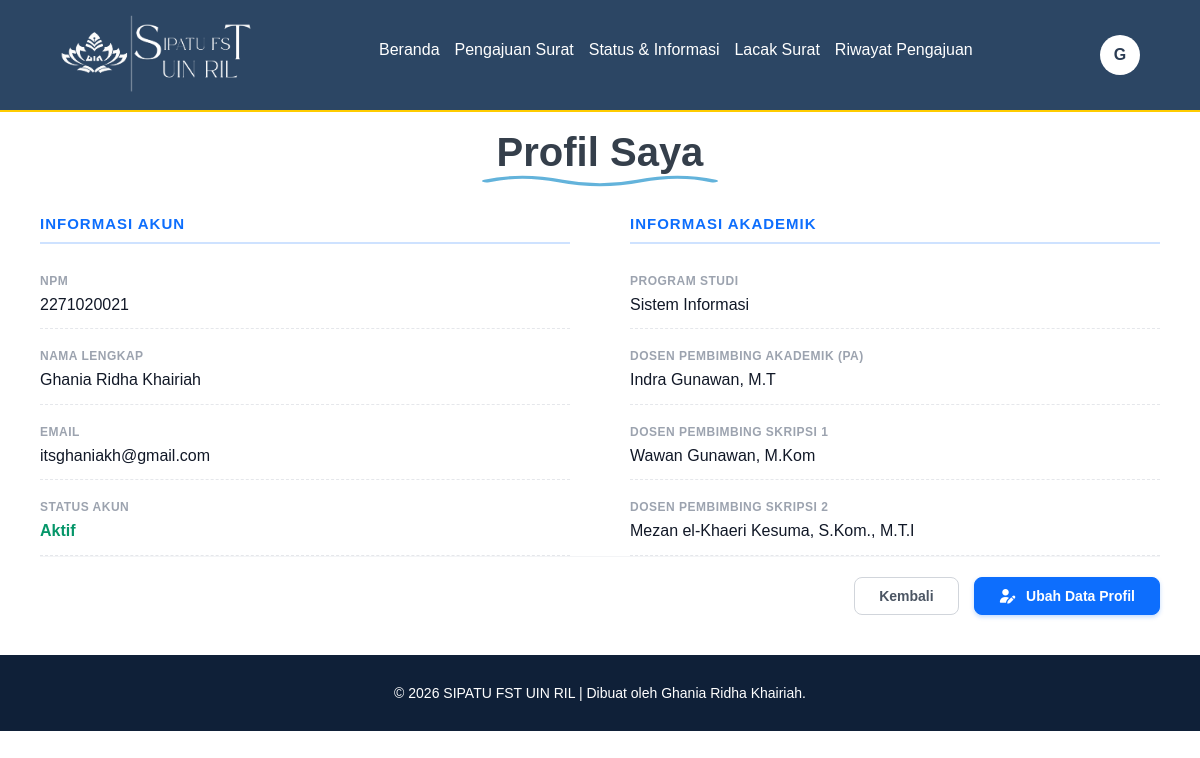
Screenshot of /mhs_profile.php (signed in) with the database file from the repository.
### tables this page shows
CREATE TABLE `mahasiswa` (
  `id_mhs` int(11) NOT NULL,
  `npm` varchar(15) NOT NULL,
  `nama_mhs` varchar(100) NOT NULL,
  `password` varchar(255) NOT NULL,
  `email` varchar(100) NOT NULL,
  `id_prodi` int(11) DEFAULT NULL,
  `status` tinyint(1) DEFAULT 0,
  `id_pa` int(11) DEFAULT NULL,
  `id_pb1` int(11) DEFAULT NULL,
  `id_pb2` int(11) DEFAULT NULL
);

CREATE TABLE `prodi` (
  `id_prodi` int(11) NOT NULL,
  `nama_prodi` varchar(100) NOT NULL
);

CREATE TABLE `dosen` (
  `id_dosen` int(11) NOT NULL,
  `nip` varchar(25) NOT NULL,
  `nama_dosen` varchar(100) NOT NULL,
  `password` varchar(255) NOT NULL,
  `jabatan` varchar(50) NOT NULL,
  `role_akses` varchar(20) NOT NULL,
  `kode_ttd_qr` varchar(100) NOT NULL
);

### mhs_profile.php (the view, shortened to what this page needs)
<?php
include "koneksi.php";
$npm_login = $_SESSION['nama'];
$query_profil = "
    SELECT
        m.npm,
        m.nama_mhs,
        m.email,
        m.status,
        p.nama_prodi,
        d_pa.nama_dosen AS nama_pa,
        d_pb1.nama_dosen AS nama_pb1,
        d_pb2.nama_dosen AS nama_pb2
    FROM mahasiswa m
    LEFT JOIN prodi p ON m.id_prodi = p.id_prodi
    LEFT JOIN dosen d_pa ON m.id_pa = d_pa.id_dosen
    LEFT JOIN dosen d_pb1 ON m.id_pb1 = d_pb1.id_dosen
    LEFT JOIN dosen d_pb2 ON m.id_pb2 = d_pb2.id_dosen
    WHERE m.npm = '$npm_login'
";
$result = mysqli_query($koneksi, $query_profil);
$data = mysqli_fetch_assoc($result);
$teks_status = ($data['status'] == 1) ? 'Aktif' : 'Menunggu / Nonaktif';
$teks_prodi  = $data['nama_prodi'] ?? 'Belum Diatur';
$teks_pa     = $data['nama_pa'] ?? 'Belum Ditentukan';
$teks_pb1    = $data['nama_pb1'] ?? 'Belum Ada';
$teks_pb2    = $data['nama_pb2'] ?? 'Belum Ada';
?>
<!DOCTYPE html>
<html lang="en">
<head>
    <link rel="stylesheet" href="style.css?v=<?= time(); ?>">
    <link rel="stylesheet" href="https://cdnjs.cloudflare.com/ajax/libs/font-awesome/7.0.1/css/all.min.css">
</head>
<body>
    <nav class="navbar">
        <a href="#" class="navbar-logo">
            <img src="images/logo2.png" alt="navbar-logo">
        </a>
        <div class="navbar-nav">
            <a href="mhs_beranda.php#home">Beranda</a>
            <a href="mhs_beranda.php#services">Pengajuan Surat</a>
            <a href="mhs_beranda.php#status-info">Status & Informasi</a>
            <a href="mhs_lacak.php">Lacak Surat</a>
            <a href="mhs_riwayat.php">Riwayat Pengajuan</a>
        </div>
        <div class="navbar-extra">
            <div class="user-menu-container">
                <?php
                $namaLengkap = isset($_SESSION['nama_lengkap']) ? $_SESSION['nama_lengkap'] : 'Pengguna';
                $inisial = '';
                $namaParts = explode(' ', $namaLengkap);
                if (!empty($namaParts)) {
                    $inisial = strtoupper(substr($namaParts[0], 0, 1));
                }
                ?>
                <button id="user-btn" class="user-btn">
                    <span class="avatar-inisial"><?= htmlspecialchars($inisial) ?></span>
                </button>
            </div>
        </div>
    </nav>
    <section id="daftar-surat" class="daftar-surat">
        <div class="daftar-surat-header">
            <h2>Profil Saya</h2>
        </div>
        <div class="form-wrapper">
            <div class="profile-grid-layout">
                <div class="profile-column">
                    <div class="form-section-title">Informasi Akun</div>
                    <div class="data-group">
                        <label>NPM</label>
                        <p class="data-value"><?= htmlspecialchars($data['npm'] ?? '-'); ?></p>
                    </div>
                    <div class="data-group">
                        <label>Nama Lengkap</label>
                        <p class="data-value"><?= htmlspecialchars($data['nama_mhs'] ?? '-'); ?></p>
                    </div>
                    <div class="data-group">
                        <label>Email</label>
                        <p class="data-value"><?= htmlspecialchars($data['email'] ?? '-'); ?></p>
                    </div>
                    <div class="data-group">
                        <label>Status Akun</label>
                        <p class="data-value status-text"><?= $teks_status; ?></p>
                    </div>
                </div>
                <div class="profile-column">
                    <div class="form-section-title">Informasi Akademik</div>
                    <div class="data-group">
                        <label>Program Studi</label>
                        <p class="data-value"><?= htmlspecialchars($teks_prodi); ?></p>
                    </div>
                    <div class="data-group">
                        <label>Dosen Pembimbing Akademik (PA)</label>
                        <p class="data-value"><?= htmlspecialchars($teks_pa); ?></p>
                    </div>
                    <div class="data-group">
                        <label>Dosen Pembimbing Skripsi 1</label>
                        <p class="data-value"><?= htmlspecialchars($teks_pb1); ?></p>
                    </div>
                    <div class="data-group">
                        <label>Dosen Pembimbing Skripsi 2</label>
                        <p class="data-value"><?= htmlspecialchars($teks_pb2); ?></p>
                    </div>
                </div>
            </div>
            <div class="profile-action-bar">
                <a href="mhs_beranda.php" class="btn-secondary">Kembali</a>
                <a href="mhs_edit_profile.php" class="btn-primary">
                    <i class="fa-solid fa-user-pen"></i> Ubah Data Profil
                </a>
            </div>
        </div>
    </section>
    <footer class="footer-form-minimal">
        <p>&copy; 2026 SIPATU FST UIN RIL | Dibuat oleh Ghania Ridha Khairiah.</p>
    </footer>
</body>
</html>

### style.css (style rules this page uses)
html { scroll-behavior: smooth; scroll-padding-top: 100px; }
* { margin: 0; padding: 0; box-sizing: border-box; }
body { font-family: "Montserrat", sans-serif; min-height: 100vh; }
.navbar { background-color: #2c4664; border-bottom: 2px solid #ffcc00; display: flex; justify-content: space-between; align-items: center; padding: 0.8rem 5%; position: fixed; top: 0; left: 0; right: 0; z-index: 1060; }
.navbar .navbar-nav { display: flex; align-items: center; gap: 15px; }
.navbar .navbar-nav a { color: #fff; display: inline-block; text-decoration: none; font-size: 1rem; }
.navbar .navbar-nav a::after { content: ""; display: block; padding-bottom: 0.5rem; border-bottom: 0.1rem solid #ffcc00; transform: scaleX(0); transition: 0.2s linear; }
.user-menu-container { position: relative; display: inline-block; font-family: sans-serif; }
.avatar-inisial { display: inline-flex; align-items: center; justify-content: center; width: 40px; height: 40px; border-radius: 50%; background-color: #ffffff; color: #2b3c53; font-weight: bold; font-size: 16px; text-transform: uppercase; }
.user-btn { background: none; border: none; color: white; font-size: 28px; cursor: pointer; padding: 0; display: flex; align-items: center; }
.navbar-logo img { width: auto; height: 80px; max-width: 100%; }
.footer-form-minimal { text-align: center; padding: 30px 20px; margin-top: 40px; background-color: #0f2038; }
.footer-form-minimal p { color: #ffffff; font-size: 14px; margin-top: auto; }
.daftar-surat { padding-top: 130px; }
.daftar-surat-header { text-align: center; margin-bottom: 40px; }
.daftar-surat-header h2 { font-size: 2.5rem; font-weight: 700; color: #353f4b; margin: 0; display: inline-block; position: relative; }
.daftar-surat-header h2::after { content: ""; position: absolute; bottom: -15px; left: -15px; right: -15px; height: 18px; background-repeat: no-repeat; background-size: 100% 100%; clip-path: polygon(0 0, 0 0, 0 100%, 0 100%); animation: gambarGelombang 1.5s cubic-bezier(0.25, 1, 0.5, 1) forwards; animation-delay: 0.3s; }
.form-wrapper { width: 100%; max-width: 1500px; padding: 0 40px; box-sizing: border-box; }
.profile-grid-layout { display: grid; grid-template-columns: 1fr 1fr; gap: 60px; }
.profile-column { display: flex; flex-direction: column; gap: 20px; }
.form-section-title { font-size: 15px; font-weight: 700; color: #0d6efd; border-bottom: 2px solid rgba(13, 110, 253, 0.2); padding-bottom: 10px; margin-bottom: 10px; text-transform: uppercase; letter-spacing: 1px; }
.data-group { display: flex; flex-direction: column; border-bottom: 1px dashed #e5e7eb; padding-bottom: 12px; }
.data-group label { font-size: 12px; font-weight: 600; color: #9ca3af; text-transform: uppercase; letter-spacing: 0.5px; margin-bottom: 6px; }
.data-value { font-size: 16px; font-weight: 500; color: #111827; margin: 0; line-height: 1.4; }
.status-text { color: #059669; font-weight: 600; }
.profile-action-bar { display: flex; justify-content: flex-end; align-items: center; gap: 15px; padding-top: 20px; border-top: 1px solid #f3f4f6; }
.btn-primary, .btn-secondary { padding: 10px 24px; font-size: 14px; font-weight: 600; border-radius: 8px; text-decoration: none; display: inline-flex; align-items: center; gap: 10px; transition: all 0.3s cubic-bezier(0.4, 0, 0.2, 1); }
.btn-primary { background-color: #0d6efd; color: white; border: 1px solid #0d6efd; box-shadow: 0 2px 4px rgba(13, 110, 253, 0.25); }
.btn-secondary { background-color: #ffffff; color: #4b5563; border: 1px solid #d1d5db; }

### rows the page displays
mahasiswa: npm "2271020021", nama_mhs "Ghania Ridha Khairiah", email "itsghaniakh@gmail.com", status "Aktif", id_prodi.nama_prodi "Sistem Informasi", id_pa.nama_dosen "Indra Gunawan, M.T", id_pb1.nama_dosen "Wawan Gunawan, M.Kom", id_pb2.nama_dosen "Mezan el-Khaeri Kesuma, S.Kom., M.T.I"

### other values shown
$inisial "G"
